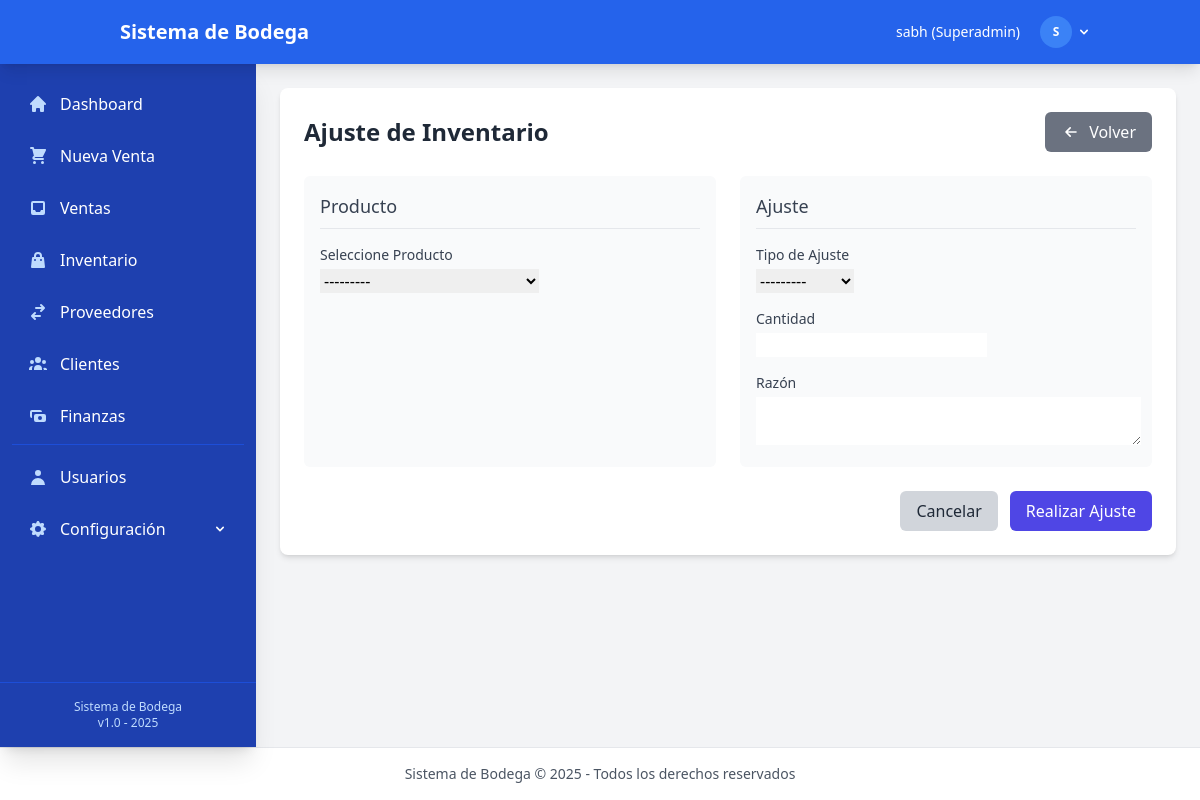
Screenshot of /inventory/adjustments/add/ (signed in) with the database file from the repository.
### accounts/models.py (models this page shows, shortened)
class User(AbstractUser):
    is_admin = models.BooleanField(default=False)
    is_employee = models.BooleanField(default=False)
    class Meta:
        verbose_name = 'Usuario'
        verbose_name_plural = 'Usuarios'
    @property
    def role(self):
        if self.is_superuser:
            return 'Superadmin'
        elif self.is_admin:
            return 'Administrador'
        elif self.is_employee:
            return 'Empleado'
        else:
            return 'Usuario'

### inventory/views.py (the view)
# urls.py: path('adjustments/add/', views.adjustment_create, name='adjustment_create'),
@login_required
def adjustment_create(request):
    if request.method == 'POST':
        form = InventoryAdjustmentForm(request.POST, user=request.user)
        if form.is_valid():
            try:
                adjustment = form.save()
                messages.success(request, 'Ajuste de inventario realizado exitosamente.')
                return redirect('inventory:product_detail', pk=adjustment.product.pk)
            except forms.ValidationError as e:
                messages.error(request, str(e))
    else:
        product_id = request.GET.get('product')
        initial = {}
        if product_id:
            try:
                product = Product.objects.get(pk=product_id)
                initial['product'] = product
            except Product.DoesNotExist:
                pass
        form = InventoryAdjustmentForm(initial=initial, user=request.user)
    return render(request, 'inventory/adjustment_form.html', {
        'form': form,
        'title': 'Nuevo Ajuste de Inventario'
    })

### inventory/forms.py (shortened to what this page needs)
class InventoryAdjustmentForm(forms.ModelForm):
    class Meta:
        model = InventoryAdjustment
        fields = ['product', 'adjustment_type', 'quantity', 'reason']
        widgets = {
            'product': forms.Select(attrs={'class': 'form-select'}),
            'adjustment_type': forms.Select(attrs={'class': 'form-select'}),
            'quantity': forms.NumberInput(attrs={'class': 'form-input', 'min': '1'}),
            'reason': forms.Textarea(attrs={'class': 'form-input', 'rows': 2}),
        }
    def __init__(self, *args, **kwargs):
        self.user = kwargs.pop('user', None)
        super().__init__(*args, **kwargs)

### inventory/models.py (called while the page is built)
    def __str__(self):
        return self.name

### utils/context_processors.py (called while the page is built)
def exchange_rate(request):
    latest_rate = ExchangeRate.get_latest_rate()
    return {
        'latest_exchange_rate': latest_rate,
    }

### utils/models.py (called while the page is built)
    @classmethod
    def get_latest_rate(cls):
        try:
            return cls.objects.latest()
        except cls.DoesNotExist:
            return None

### templates/inventory/adjustment_form.html (shortened to what this page needs)
{% extends 'base/base.html' %}
{% block content %}
<div class="bg-white rounded-lg shadow-md p-6 mb-6">
    <div class="flex justify-between items-center mb-6">
        <h1 class="text-2xl font-bold text-gray-800">Ajuste de Inventario</h1>
        <a href="{% url 'inventory:product_list' %}" class="bg-gray-500 hover:bg-gray-600 text-white font-medium py-2 px-4 rounded-md inline-flex items-center">
            <svg xmlns="http://www.w3.org/2000/svg" class="h-5 w-5 mr-2" fill="none" viewBox="0 0 24 24" stroke="currentColor">
                <path stroke-linecap="round" stroke-linejoin="round" stroke-width="2" d="M11 17l-5-5m0 0l5-5m-5 5h12" />
            </svg>
            Volver
        </a>
    </div>
    <form method="post" class="space-y-6">
        <div class="grid grid-cols-1 md:grid-cols-2 gap-6">
            <div class="bg-gray-50 p-4 rounded-md space-y-4">
                <h2 class="text-lg font-medium text-gray-700 border-b pb-2">Producto</h2>
                <div>
                    <label for="{{ form.product.id_for_label }}" class="block text-sm font-medium text-gray-700 mb-1">Seleccione Producto</label>
                    {{ form.product }}
                </div>
            </div>
            <div class="bg-gray-50 p-4 rounded-md space-y-4">
                <h2 class="text-lg font-medium text-gray-700 border-b pb-2">Ajuste</h2>
                <div>
                    <label for="{{ form.adjustment_type.id_for_label }}" class="block text-sm font-medium text-gray-700 mb-1">Tipo de Ajuste</label>
                    {{ form.adjustment_type }}
                </div>
                <div>
                    <label for="{{ form.quantity.id_for_label }}" class="block text-sm font-medium text-gray-700 mb-1">Cantidad</label>
                    {{ form.quantity }}
                </div>
                <div>
                    <label for="{{ form.reason.id_for_label }}" class="block text-sm font-medium text-gray-700 mb-1">Razón</label>
                    {{ form.reason }}
                </div>
            </div>
        </div>
        <div class="flex justify-end space-x-3">
            <a href="{% url 'inventory:product_list' %}" class="bg-gray-300 hover:bg-gray-400 text-gray-800 font-medium py-2 px-4 rounded-md">
                Cancelar
            </a>
            <button type="submit" class="bg-indigo-600 hover:bg-indigo-700 text-white font-medium py-2 px-4 rounded-md">
                Realizar Ajuste
            </button>
        </div>
    </form>
</div>
{% endblock %}

### templates/base/base.html (shortened to what this page needs)
<!DOCTYPE html>
<html lang="es">
<head>
    <script src="https://cdn.tailwindcss.com"></script>
</head>
<body class="bg-gray-100 min-h-screen flex flex-col" x-data="{ sidebarOpen: false }">
    <header class="bg-blue-600 text-white shadow-lg relative z-50">
        <div class="container mx-auto px-4 py-3 flex justify-between items-center">
            <div class="flex items-center space-x-4">
                <a href="{% url 'dashboard' %}" class="text-xl font-bold hover:text-blue-200 transition-colors">
                    <span class="hidden sm:inline">Sistema de Bodega</span>
                </a>
            </div>
            {% if user.is_authenticated %}
            <div class="flex items-center space-x-4">
                <span class="text-sm hidden lg:inline">
                    {{ user.get_full_name|default:user.username }} ({{ user.role }})
                </span>
                <div x-data="{ userMenuOpen: false }" class="relative">
                    <button
                        @click="userMenuOpen = !userMenuOpen"
                        class="flex items-center text-sm focus:outline-none focus:ring-2 focus:ring-blue-300 rounded-full p-1">
                        <div class="h-8 w-8 bg-blue-500 rounded-full flex items-center justify-center">
                            <span class="text-xs font-bold">{{ user.username|first|upper }}</span>
                        </div>
                        <svg class="ml-1 h-4 w-4" xmlns="http://www.w3.org/2000/svg" viewBox="0 0 20 20" fill="currentColor">
                            <path fill-rule="evenodd" d="M5.293 7.293a1 1 0 011.414 0L10 10.586l3.293-3.293a1 1 0 111.414 1.414l-4 4a1 1 0 01-1.414 0l-4-4a1 1 0 010-1.414z" clip-rule="evenodd" />
                        </svg>
                    </button>
                </div>
            </div>
            {% endif %}
        </div>
    </header>
    <div class="flex flex-1 relative">
        {% if user.is_authenticated %}
        <aside class="sidebar-transition fixed md:static inset-y-0 left-0 z-40 w-64 bg-blue-800 text-white shadow-xl transform md:transform-none"
               :class="sidebarOpen ? 'translate-x-0' : '-translate-x-full md:translate-x-0'">
            <div class="h-full flex flex-col">
                <nav class="flex-1 py-4 overflow-y-auto custom-scrollbar">
                    <ul class="space-y-1 px-3">
                        <li>
                            <a href="{% url 'dashboard' %}"
                               @click="sidebarOpen = false"
                               class="flex items-center py-3 px-4 rounded-lg hover:bg-blue-700 transition-colors group">
                                <span class="font-medium">Dashboard</span>
                            </a>
                        </li>
                        <li>
                            <a href="{% url 'sales:sale_create' %}"
                               @click="sidebarOpen = false"
                               class="flex items-center py-3 px-4 rounded-lg hover:bg-blue-700 transition-colors group">
                                <span class="font-medium">Nueva Venta</span>
                            </a>
                        </li>
                        <li>
                            <a href="{% url 'sales:sale_list' %}"
                               @click="sidebarOpen = false"
                               class="flex items-center py-3 px-4 rounded-lg hover:bg-blue-700 transition-colors group">
                                <svg xmlns="http://www.w3.org/2000/svg" class="h-5 w-5 mr-3 text-blue-200 group-hover:text-white" viewBox="0 0 20 20" fill="currentColor">
                                    <path fill-rule="evenodd" d="M5 3a2 2 0 00-2 2v10a2 2 0 002 2h10a2 2 0 002-2V5a2 2 0 00-2-2H5zm0 2h10v7h-2l-1 2H8l-1-2H5V5z" clip-rule="evenodd" />
                                </svg>
                                <span class="font-medium">Ventas</span>
                            </a>
                        </li>
                        <li>
                            <a href="{% url 'inventory:product_list' %}"
                               @click="sidebarOpen = false"
                               class="flex items-center py-3 px-4 rounded-lg hover:bg-blue-700 transition-colors group">
                                <span class="font-medium">Inventario</span>
                            </a>
                        </li>
                        <li>
                            <a href="{% url 'suppliers:supplier_list' %}"
                               @click="sidebarOpen = false"
                               class="flex items-center py-3 px-4 rounded-lg hover:bg-blue-700 transition-colors group">
                                <span class="font-medium">Proveedores</span>
                            </a>
                        </li>
                        <li>
                            <a href="{% url 'customers:customer_list' %}"
                               @click="sidebarOpen = false"
                               class="flex items-center py-3 px-4 rounded-lg hover:bg-blue-700 transition-colors group">
                                <span class="font-medium">Clientes</span>
                            </a>
                        </li>
                        <li>
                            <a href="{% url 'finances:dashboard' %}"
                               @click="sidebarOpen = false"
                               class="flex items-center py-3 px-4 rounded-lg hover:bg-blue-700 transition-colors group">
                                <span class="font-medium">Finanzas</span>
                            </a>
                        </li>
                        {% if user.is_admin or user.is_superuser %}
                        <li class="border-t border-blue-700 pt-2 mt-2">
                            <a href="{% url 'accounts:user_list' %}"
                               @click="sidebarOpen = false"
                               class="flex items-center py-3 px-4 rounded-lg hover:bg-blue-700 transition-colors group">
                                <svg xmlns="http://www.w3.org/2000/svg" class="h-5 w-5 mr-3 text-blue-200 group-hover:text-white" viewBox="0 0 20 20" fill="currentColor">
                                    <path fill-rule="evenodd" d="M10 9a3 3 0 100-6 3 3 0 000 6zm-7 9a7 7 0 1114 0H3z" clip-rule="evenodd" />
                                </svg>
                                <span class="font-medium">Usuarios</span>
                            </a>
                        </li>
                        <li x-data="{ submenuOpen: false }">
                            <button @click="submenuOpen = !submenuOpen"
                                    class="w-full flex items-center py-3 px-4 rounded-lg hover:bg-blue-700 transition-colors group">
                                <span class="flex-1 text-left font-medium">Configuración</span>
                            </button>
                        </li>
                        {% endif %}
                    </ul>
                </nav>
                <div class="p-4 border-t border-blue-700">
                    <div class="text-center text-xs text-blue-200">
                        Sistema de Bodega<br>
                        v1.0 - 2025
                    </div>
                </div>
            </div>
        </aside>
        {% endif %}
        <main class="flex-1 min-w-0">
            <div class="p-4 md:p-6">
                {% block content %}{% endblock %}
            </div>
        </main>
    </div>
    <footer class="bg-white border-t border-gray-200 p-4">
        <div class="container mx-auto text-center text-gray-600 text-sm">
            <p class="hidden sm:block">Sistema de Bodega &copy; 2025 - Todos los derechos reservados</p>
        </div>
    </footer>
</body>
</html>

### templates/base/base.html (style rules this page uses)
.sidebar-transition { transition: all 0.3s ease-in-out; }

### rows the page displays
User: get_full_name "sabh", role "Superadmin", username|first "S"
